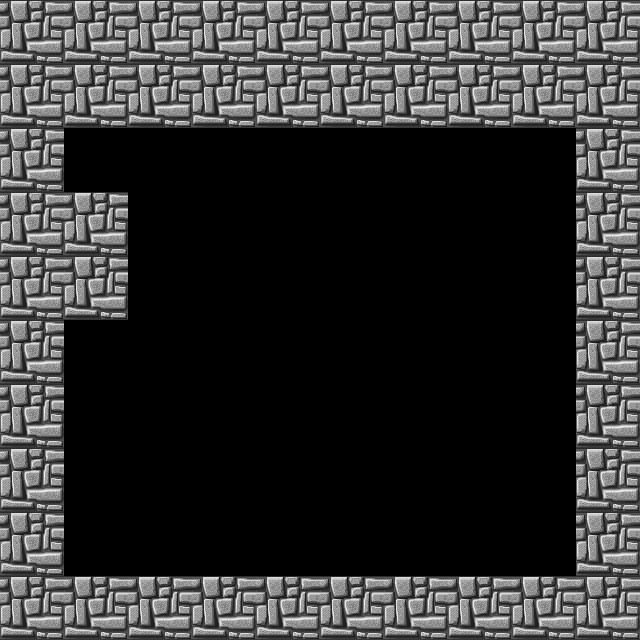

Rendered tile map (Tiled .tmx) drawn with the repository's tilesets; below, a short description and the full map source, tile grids included:
An orthogonal 10x10 tile map with 64x64 px tiles, 1 tile layer (Tile Layer 1) and 1 object (Spawn).

<map version="1.0" orientation="orthogonal" renderorder="left-down" width="10" height="10" tilewidth="64" tileheight="64" nextobjectid="3">
 <tileset firstgid="1" name="Wolf3DWallSheet" tilewidth="64" tileheight="64" tilecount="108" columns="6">
  <image source="Wolf3DWallSheet.png" width="384" height="1152" />
 </tileset>
 <layer name="Tile Layer 1" width="10" height="10">
  <data encoding="csv">
1,1,1,1,1,1,1,1,1,1,
1,1,1,1,1,1,1,1,1,1,
1,0,0,0,0,0,0,0,0,1,
1,1,0,0,0,0,0,0,0,1,
1,1,0,0,0,0,0,0,0,1,
1,0,0,0,0,0,0,0,0,1,
1,0,0,0,0,0,0,0,0,1,
1,0,0,0,0,0,0,0,0,1,
1,0,0,0,0,0,0,0,0,1,
1,1,1,1,1,1,1,1,1,1
</data>
 </layer>
 <objectgroup name="Object Layer 1">
  <object id="2" type="Spawn" x="68" y="126.667" width="62.6667" height="66.6667" />
 </objectgroup>
</map>
